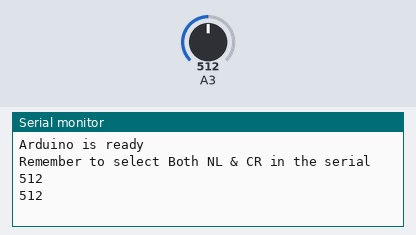
The sketch below on a simulated Arduino Uno, built with avr-gcc and run on an emulated ATmega328P. Parts: the last lines printed to the serial monitor. Inputs (shaded band) come from the test bench; at power-on: A3 = 512.

Above: at 2.8 s.
2.9 s: A3 set to 716
At 4.6 s:
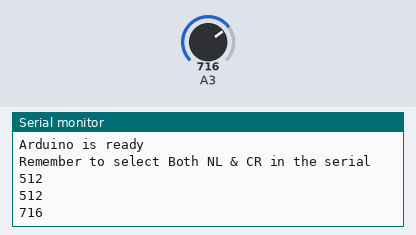
5.6 s: A3 set to 900
At 7.4 s:
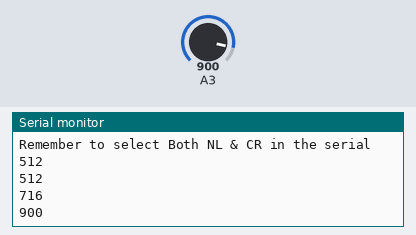
Timing chart, 0 to 8.9 s (numbered marks = the images above; inputs shaded):
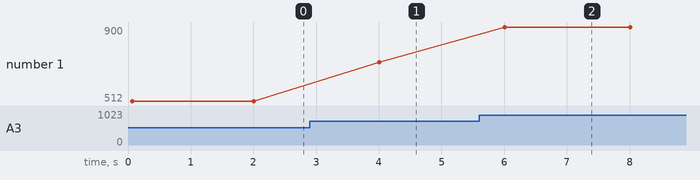

Measured:
- after the input at 2.9 s, the serial monitor: prints a new line after 1.1 s (image 1)
- after the input at 5.6 s, the serial monitor: prints a new line after 0.41 s (image 2)
- plotted number 1: 512 → 716 after the input at 2.9 s, 716 → 900 after the input at 5.6 s

The sketch:

master.ino
```cpp
// cảm biến ánh sáng + A3
#include <SoftwareSerial.h>
SoftwareSerial master(10,11);// Connect HC-05 TX to Arudino pin 10, Connect HC-05 RX to Arudino pin 11
void setup() {
  Serial.begin(9600);
  Serial.println("Arduino is ready");
  Serial.println("Remember to select Both NL & CR in the serial");
  master.begin(9600);
}
int value =0;
void loop() {
  // cảm biến ánh sáng sử dụng quang trở và điện trở
  value = analogRead(3);   // đọc giá trị điện áp của trở tại chân tương tự số 3
  Serial.println(value);
  if(value > 200){   // nếu giá trị điện áp trở > 200 thì gửi '0'
    master.write('0');
    delay(2000);
  }
  else{
    master.write('1');
    delay(2000);
  }
}
```
